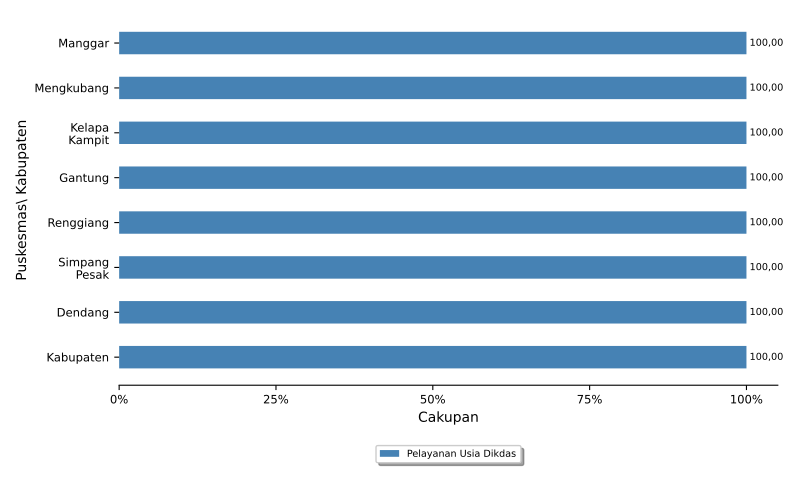

This chart was generated by the following Python code:
import numpy as np
import matplotlib.pyplot as plt
import pandas
from textwrap import wrap
from matplotlib.ticker import FuncFormatter
import locale
locale.setlocale(locale.LC_ALL, 'id_ID.UTF8')

import sys, os, inspect
currentdir = os.path.dirname(os.path.abspath(inspect.getfile(inspect.currentframe())))
parentdir = os.path.dirname(currentdir)
sys.path.insert(0, parentdir)

berkasData = currentdir +'\\bab_05_26_dataKesehatanSiswa_spm.csv'
berkasSimpan = currentdir +'\\bab_05_26_kesehatanSiswa_spm.pdf'
# judulDiagram = 'Cakupan Pelayanan Usia Pendidikan Dasar\nTahun 2021'
sumbuX = 'Cakupan'
sumbuY = 'Puskesmas\ Kabupaten'
tickerSumbuX = np.arange(0,110,25)
labelBar1 = 'Pelayanan Usia Dikdas'

# read data file
colnames = ['puskesmas','dikdas']
data = pandas.read_csv(berkasData, names=colnames, sep=';')
puskesmas = data.puskesmas.tolist()
bar1 = data.dikdas.tolist()

ind = np.arange(len(puskesmas))  # the x locations for the groups
width = 0.5       # the width of the bars

# make bars
fig, ax = plt.subplots()
rects1 = ax.barh(ind, bar1, width, color='steelblue', label=labelBar1)

# add some text for labels, title and axes ticks
# ax.set_title(judulDiagram)
ax.set_xticks(tickerSumbuX)
ax.set_xlabel(sumbuX)
formatter = FuncFormatter(lambda x, pos: "{:n}%".format(x))
ax.xaxis.set_major_formatter(formatter)

ax.set_yticks(ind)
ax.set_yticklabels(list([ '\n'.join(wrap(l, 10)) for l in puskesmas ]))
ax.invert_yaxis()
ax.set_ylabel(sumbuY)

ax.tick_params(axis='both', which='major', labelsize='small')
ax.spines['top'].set_visible(False)
ax.spines['right'].set_visible(False)
ax.spines['left'].set_visible(False)

# make legend box
box = ax.get_position()
ax.set_position([box.x0, box.y0 + box.height * 0.1, box.width, box.height * 0.9])
ax.legend(fontsize='x-small', loc='upper center', bbox_to_anchor=(0.5, -0.15), fancybox=True, shadow=True, ncol=1)

# add data label
for i, v in enumerate(bar1):
    ax.text(v+0.5, i, '{:n}'.format(v), ha='left', va='center', fontsize='x-small')

# finishing
pyrfig = plt.figure(1)
pyrfig.set_figwidth(8)
pyrfig.set_figheight(5)
# tight_layout to make consistent size
# adjust subplot to make room for legend
fig.subplots_adjust(bottom=-0.15)
plt.tight_layout()
plt.savefig(berkasSimpan)
plt.close(pyrfig)
# plt.show()
